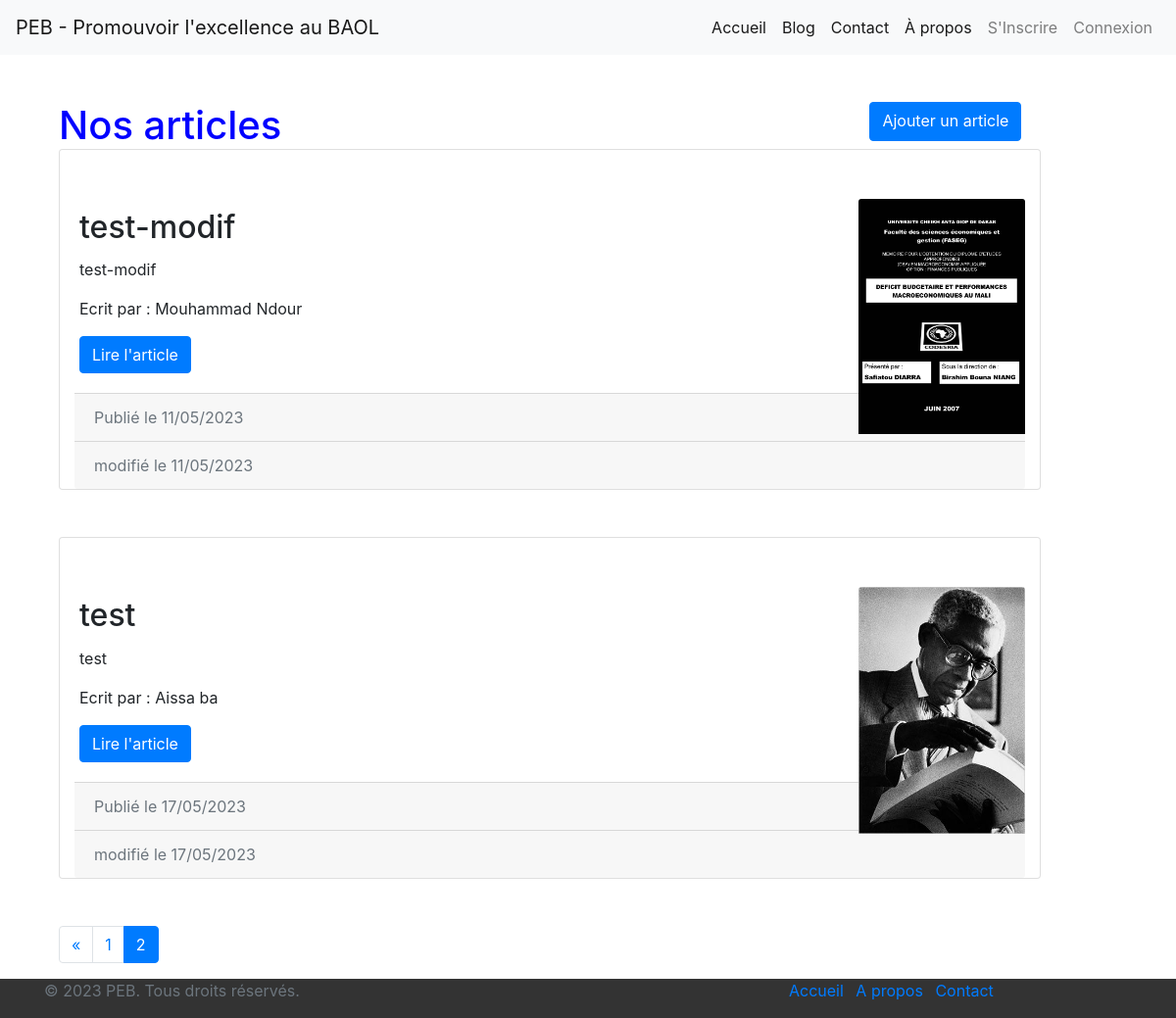
/articles/?page=2, run on the app's committed database.
### blog_peb/models.py (models this page shows)
class Article(models.Model):
    titre = models.CharField(max_length=200)
    resume = models.TextField()
    miniature = models.ImageField()
    contenu = models.TextField()
    auteur = models.CharField(max_length=100)
    date_creation = models.DateTimeField(auto_now_add=True)
    date_mise_a_jour = models.DateTimeField(auto_now=True)

### blog_peb/views.py (the view)
# urls.py: path('articles/', blog, name='blog'),
def blog(request):
    articles_list = Article.objects.all().order_by('date_creation')
    paginator = Paginator(articles_list, 5) # 5 articles par page
    page = request.GET.get('page')
    articles = paginator.get_page(page)
    return render(request, 'blog.html', {'articles': articles})

### blog_peb/templates/blog.html (shortened to what this page needs)
{% extends 'base.html' %}
{% block content %}
<div  class="container mt-6">
  <div style="display:flex; height: 40px;" class="mb-2">
    <h1 class="mb-4">Nos articles</h1>
    <a style="margin-left: 600px;"  href=" {% url 'create_article' %}" class="btn btn-primary">Ajouter un article</a>
  </div>
  {% for article in articles %}
  <div style="display:table;" class="card mb-5">
<div style="height: 150px; width: 200px; margin-left: 800px; margin-top: 50px; " class="container">
    {% if article.miniature %}
    <img src="{{ article.miniature.url }}" class="card-img-top" alt="{{ article.titre }}">
    {% else %}
    <p>No miniature available</p>
    {% endif %}
  </div>
    <div style="width:700px;margin-top:-160px;" class="card-body">
      <h2 class="card-title">{{ article.titre }}</h2>
      <p  class="card-text">{{ article.resume }}</p>
      <p>Ecrit par : {{ article.auteur}}</p>
      <a href="{% url 'detail_article' id=article.id %}" class="btn btn-primary">Lire l'article</a>
    </div>
    <div class="container">
    <div class="card-footer text-muted">
      Publié le {{ article.date_creation|date:'d/m/Y' }}
    </div>
    <div class="card-footer text-muted">
        modifié le {{ article.date_mise_a_jour|date:'d/m/Y' }}
    </div>
  </div>
  </div>
  {% empty %}
  <p>Aucun article pour le moment.</p>
  {% endfor %}
  {% if articles.has_other_pages %}
  <nav aria-label="Page navigation">
    <ul class="pagination">
      {% if articles.has_previous %}
      <li class="page-item"><a class="page-link" href="?page={{ articles.previous_page_number }}">&laquo;</a></li>
      {% endif %}
      {% for num in articles.paginator.page_range %}
      {% if articles.number == num %}
      <li class="page-item active"><a class="page-link" href="#">{{ num }}</a></li>
      {% elif num > articles.number|add:'-3' and num < articles.number|add:'3' %}
      <li class="page-item"><a class="page-link" href="?page={{ num }}">{{ num }}</a></li>
      {% endif %}
      {% endfor %}
    </ul>
  </nav>
  {% endif %}
</div>
{% endblock %}

### blog_peb/static/css/base.css (style rules this page uses)
h1, h3 { color: blue; }
body { font-family: 'Open Sans', sans-serif; }

### data on the page
Article: miniature (picture), titre "test-modif", resume "test-modif", auteur "Mouhammad Ndour", date_creation "11/05/2023", date_mise_a_jour "11/05/2023"
Article: miniature (picture), titre "test", resume "test", auteur "Aissa ba", date_creation "17/05/2023", date_mise_a_jour "17/05/2023"

### other printed values
{{ num }} "1"
{{ num }} "2"
